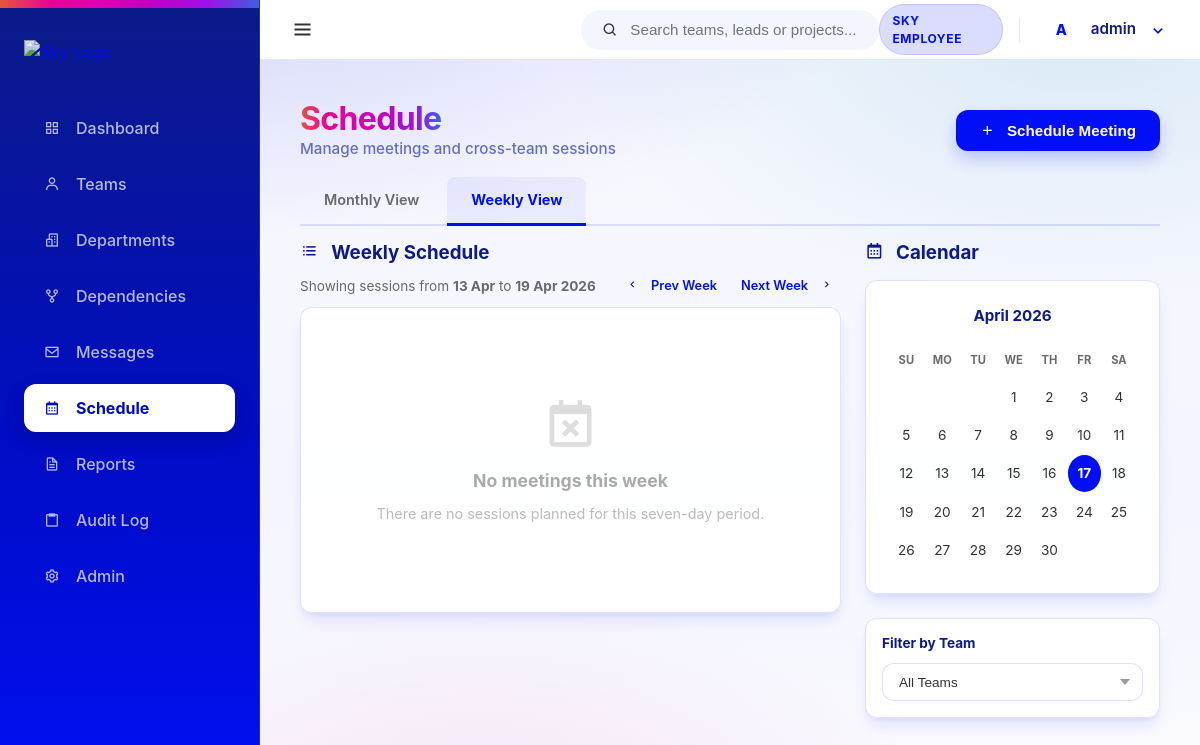
The page /schedule/weekly/ (signed in) on the database as committed earlier.
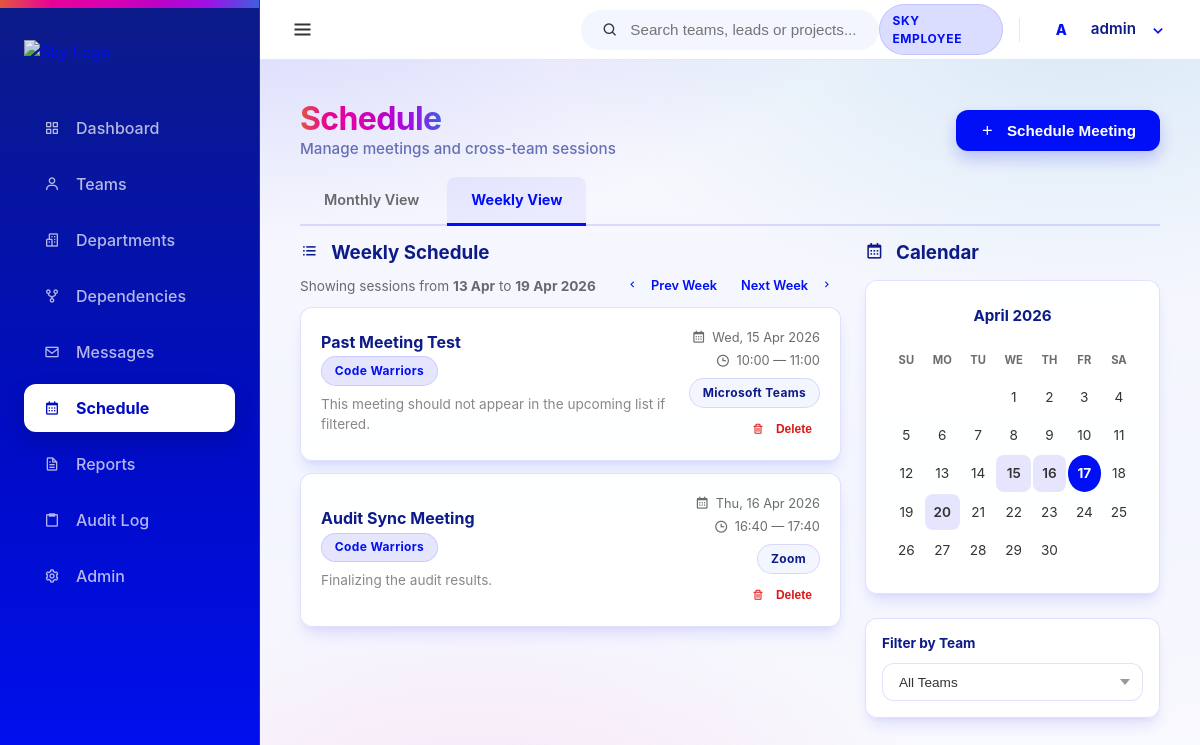
The same page on the database as committed later.
### core/models.py (models this page shows, shortened)
class User(AbstractUser):
    class Meta:
        verbose_name = 'User'
        verbose_name_plural = 'Users'

class Meeting(models.Model):
    meeting_id = models.AutoField(primary_key=True)
    created_by_user = models.ForeignKey(User, on_delete=models.CASCADE, related_name='created_meetings')
    team = models.ForeignKey(Team, on_delete=models.CASCADE, related_name='meetings')
    meeting_title = models.CharField(max_length=255)
    start_datetime = models.DateTimeField()
    end_datetime = models.DateTimeField()
    PLATFORM_CHOICES = [
        ('teams', 'Microsoft Teams'),
        ('zoom', 'Zoom'),
        ('google_meet', 'Google Meet'),
        ('in_person', 'In Person'),
    ]
    platform_type = models.CharField(max_length=20, choices=PLATFORM_CHOICES)
    meeting_link = models.URLField(blank=True)
    agenda_text = models.TextField()
    created_at = models.DateTimeField(auto_now_add=True)

class Team(models.Model):
    team_id = models.AutoField(primary_key=True)
    department = models.ForeignKey(Department, on_delete=models.CASCADE, related_name='teams')
    team_name = models.CharField(max_length=100)
    mission = models.TextField(blank=True) # High-Fi Requirement
    lead_email = models.EmailField(blank=True) # High-Fi Requirement
    team_leader_name = models.CharField(max_length=100, blank=True)
    work_stream = models.CharField(max_length=100)
    project_name = models.CharField(max_length=100)
    project_codebase = models.CharField(max_length=100)
    status = models.CharField(max_length=50, default='Active')
    tech_tags = models.TextField(blank=True, help_text="Comma separated tags")
    created_at = models.DateTimeField(auto_now_add=True)
    updated_at = models.DateTimeField(auto_now=True)
    def __str__(self):
        return self.team_name

### schedule/views.py (the view)
# urls.py: path('weekly/', views.schedule_weekly, name='weekly'),
@login_required
def schedule_weekly(request):
    try:
        week_offset = int(request.GET.get("week_offset", 0))
        today = timezone.now().date()
        start_of_week = today - timedelta(days=today.weekday()) + timedelta(weeks=week_offset)
        end_of_week = start_of_week + timedelta(days=6)
        meetings = Meeting.objects.filter(
            start_datetime__date__range=[start_of_week, end_of_week]
        ).select_related("team", "created_by_user").order_by("start_datetime")
        teams = Team.objects.all().order_by("team_name")
        form = MeetingForm()
        now = timezone.now()
        calendar_ctx = _build_calendar_context(now.year, now.month, Meeting.objects.filter(start_datetime__month=now.month))
        context = {
            "meetings": meetings,
            "teams": teams,
            "form": form,
            "active_view": "weekly",
            "start_of_week": start_of_week,
            "end_of_week": end_of_week,
            "week_offset": week_offset,
            "today": now,
        }
        context.update(calendar_ctx)
        return render(request, "schedule/calendar.html", context)
    except Exception as error:
        messages.error(request, f"Error loading weekly schedule: {error}")
        return redirect("schedule:calendar")

### templates/schedule/calendar.html (shortened to what this page needs)
{% extends 'base.html' %}
{% block content %}
<div class="flex-between mb-2 animate-slide-up">
    <div>
        <h1 class="spectrum-text" style="font-size: 2rem; letter-spacing: -0.02em;">Schedule</h1>
        <p style="color: var(--sky-header-blue); opacity: 0.6; font-weight: 500; font-size: 0.95rem;">Manage meetings and cross-team sessions</p>
    </div>
    <div class="flex gap-1">
        <button class="btn btn-primary" onclick="document.getElementById('meeting-form').style.display = document.getElementById('meeting-form').style.display === 'none' ? 'block' : 'none'">
            <i class='bx bx-plus'></i> Schedule Meeting
        </button>
    </div>
</div>
<div class="tabs mb-2 animate-slide-up" style="animation-delay: 0.1s;">
    <a href="{% url 'schedule:calendar' %}" class="tab-btn {% if not active_view or active_view == 'monthly' %}active{% endif %}" style="text-decoration: none;">Monthly View</a>
    <a href="{% url 'schedule:weekly' %}" class="tab-btn {% if active_view == 'weekly' %}active{% endif %}" style="text-decoration: none;">Weekly View</a>
</div>
<div class="grid-2-1 animate-slide-up" style="animation-delay: 0.15s;">
    <div>
        <h3 style="color: var(--sky-header-blue); margin-bottom: 0.5rem;">
            <i class='bx bx-list-ul' style="margin-right: 0.5rem;"></i>
            {% if active_view == 'weekly' %}Weekly Schedule{% else %}Upcoming Meetings{% endif %}
        </h3>
        {% if active_view == 'weekly' %}
        <div class="flex-between mb-1">
            <p style="font-size: 0.85rem; color: var(--muted-foreground);">
                Showing sessions from <strong>{{ start_of_week|date:"d M" }}</strong> to <strong>{{ end_of_week|date:"d M Y" }}</strong>
            </p>
            <div class="flex gap-1">
                <a href="?active_view=weekly&week_offset={{ week_offset|add:'-1' }}{% if selected_team %}&team_id={{ selected_team }}{% endif %}" class="btn btn-ghost" style="padding: 0.25rem 0.5rem; font-size: 0.8rem;">
                    <i class='bx bx-chevron-left'></i> Prev Week
                </a>
                <a href="?active_view=weekly&week_offset={{ week_offset|add:'1' }}{% if selected_team %}&team_id={{ selected_team }}{% endif %}" class="btn btn-ghost" style="padding: 0.25rem 0.5rem; font-size: 0.8rem;">
                    Next Week <i class='bx bx-chevron-right'></i>
                </a>
            </div>
        </div>
        {% endif %}
        {% if meetings %}
        <div style="display: flex; flex-direction: column; gap: 0.75rem;">
            {% for meeting in meetings %}
            <div class="card spell-tilt shadow-sm" style="padding: 1.25rem;">
                <div class="flex-between">
                    <div>
                        <h4 style="font-size: 1rem; color: var(--sky-header-blue);">{{ meeting.meeting_title }}</h4>
                        <p style="font-size: 0.8rem; color: var(--muted-foreground); margin-top: 0.25rem;">
                            <a href="{% url 'teams:team_detail' meeting.team.team_id %}" style="text-decoration: none;">
                                <span class="chip chip-department">{{ meeting.team.team_name }}</span>
                            </a>
                        </p>
                        {% if meeting.agenda_text %}
                        <p style="font-size: 0.85rem; color: #888; margin-top: 0.5rem;">{{ meeting.agenda_text|truncatewords:20 }}</p>
                        {% endif %}
                    </div>
                    <div style="text-align: right; flex-shrink: 0;">
                        <div style="font-size: 0.8rem; color: var(--muted-foreground); display: flex; align-items: center; gap: 0.4rem; justify-content: flex-end;">
                            <i class='bx bx-calendar' style="font-size: 0.9rem;"></i>
                            {{ meeting.start_datetime|date:"D, d M Y" }}
                        </div>
                        <div style="font-size: 0.8rem; color: var(--muted-foreground); display: flex; align-items: center; gap: 0.4rem; justify-content: flex-end; margin-top: 0.25rem;">
                            <i class='bx bx-time' style="font-size: 0.9rem;"></i>
                            {{ meeting.start_datetime|date:"H:i" }} — {{ meeting.end_datetime|date:"H:i" }}
                        </div>
                        <div style="margin-top: 0.5rem;">
                            <span class="chip chip-tech">{{ meeting.get_platform_type_display }}</span>
                        </div>
                        <form method="post" action="{% url 'schedule:delete' meeting.meeting_id %}" style="margin-top: 0.5rem;" onsubmit="return confirm('Delete this meeting?');">
                            <button type="submit" class="btn btn-ghost" style="color: var(--sky-negative); font-size: 0.75rem; padding: 0.25rem 0.5rem;">
                                <i class='bx bx-trash'></i> Delete
                            </button>
                        </form>
                    </div>
                </div>
            </div>
            {% endfor %}
        </div>
        {% else %}
        <div class="card">
            <div class="empty-state">
                <i class='bx bx-calendar-x'></i>
                <p class="empty-title">
                    {% if active_view == 'weekly' %}No meetings this week{% else %}No meetings scheduled{% endif %}
                </p>
                <p class="empty-desc">
                    {% if active_view == 'weekly' %}There are no sessions planned for this seven-day period.
                    {% else %}Click "Schedule Meeting" to create your first session.{% endif %}
                </p>
            </div>
        </div>
        {% endif %}
    </div>
    <div>
        <h3 style="color: var(--sky-header-blue); margin-bottom: 1rem;">
            <i class='bx bx-calendar' style="margin-right: 0.5rem;"></i> Calendar
        </h3>
        <div class="card spell-tilt spell-shine">
            <div style="text-align: center; font-size: 0.95rem; font-weight: 700; color: var(--sky-header-blue); margin-bottom: 1rem;">
                {{ month_name }}
            </div>
            <div class="calendar-grid">
                <div class="cal-header">Su</div>
                <div class="cal-header">Mo</div>
                <div class="cal-header">Tu</div>
                <div class="cal-header">We</div>
                <div class="cal-header">Th</div>
                <div class="cal-header">Fr</div>
                <div class="cal-header">Sa</div>
                {% for day in calendar_days %}
                <div class="cal-day {% if day.is_today %}is-today{% endif %} {% if day.has_event %}has-event{% endif %}">
                    {{ day.number }}
                </div>
                {% endfor %}
            </div>
        </div>
        <div class="card spell-tilt mt-2" style="padding: 1rem;">
            <h4 style="font-size: 0.85rem; color: var(--sky-header-blue); margin-bottom: 0.75rem;">Filter by Team</h4>
            <form method="get" action="{% if active_view == 'weekly' %}{% url 'schedule:weekly' %}{% else %}{% url 'schedule:calendar' %}{% endif %}">
                <select name="team_id" class="filter-select" style="width: 100%;" onchange="this.form.submit()">
                    <option value="">All Teams</option>
                </select>
            </form>
        </div>
    </div>
</div>
{% endblock %}

### templates/base.html (shortened to what this page needs)
{% load static %}
<!DOCTYPE html>
<html lang="en">
<head>
    <link rel="stylesheet" href="{% static 'css/sky-layout.css' %}">
    <link rel="stylesheet" href="{% static 'css/style.css' %}">
    <link href='https://unpkg.com/boxicons@2.1.4/css/boxicons.min.css' rel='stylesheet'>
</head>
<body>
    <div class="app-container">
        <nav class="sidebar">
            <div class="sidebar-header">
                <a href="{% url 'core:dashboard' %}" class="logo-link">
                    <img src="{% static 'images/Sky-spectrum-rgb.png' %}" alt="Sky Logo" class="sky-logo-img sidebar-logo">
                </a>
            </div>
            <ul class="nav-links">
                <li class="nav-item">
                    <a href="{% url 'core:dashboard' %}" class="nav-link {% if request.resolver_match.url_name == 'dashboard' %}active{% endif %}">
                        <i class='bx bx-grid-alt'></i> <span class="nav-label">Dashboard</span>
                    </a>
                </li>
                <li class="nav-item">
                    <a href="{% url 'teams:team_list' %}" class="nav-link {% if 'teams' in request.path %}active{% endif %}">
                        <i class='bx bx-user'></i> <span class="nav-label">Teams</span>
                    </a>
                </li>
                <li class="nav-item">
                    <a href="{% url 'organisation:org_chart' %}" class="nav-link {% if 'organisation' in request.path and 'dependencies' not in request.path %}active{% endif %}">
                        <i class='bx bx-buildings' ></i> <span class="nav-label">Departments</span>
                    </a>
                </li>
                <li class="nav-item">
                    <a href="{% url 'organisation:dependencies' %}" class="nav-link {% if 'dependencies' in request.path %}active{% endif %}">
                        <i class='bx bx-git-repo-forked' ></i> <span class="nav-label">Dependencies</span>
                    </a>
                </li>
                <li class="nav-item">
                    <a href="{% url 'messages_app:inbox' %}" class="nav-link {% if 'messages' in request.path %}active{% endif %}">
                        <i class='bx bx-envelope' ></i> <span class="nav-label">Messages</span>
                    </a>
                </li>
                <li class="nav-item">
                    <a href="{% url 'schedule:calendar' %}" class="nav-link {% if 'schedule' in request.path %}active{% endif %}">
                        <i class='bx bx-calendar' ></i> <span class="nav-label">Schedule</span>
                    </a>
                </li>
                <li class="nav-item">
                    <a href="{% url 'reports:reports_home' %}" class="nav-link {% if 'reports' in request.path %}active{% endif %}">
                        <i class='bx bx-file' ></i> <span class="nav-label">Reports</span>
                    </a>
                </li>
                <li class="nav-item">
                    <a href="{% url 'core:audit_log' %}" class="nav-link {% if 'audit' in request.path %}active{% endif %}">
                        <i class='bx bx-clipboard' ></i> <span class="nav-label">Audit Log</span>
                    </a>
                </li>
                {% if user.is_superuser %}
                <li class="nav-item">
                    <a href="/admin/" class="nav-link">
                        <i class='bx bx-cog' ></i> <span class="nav-label">Admin</span>
                    </a>
                </li>
                {% endif %}
            </ul>
            </nav>
        <div class="main-wrapper">
            <header class="top-navbar" style="display: flex; align-items: center; justify-content: space-between; height: 60px;">
                <div class="navbar-left">
                    <button id="sidebar-toggle" class="sidebar-toggle-btn" aria-label="Toggle Sidebar">
                        <i class='bx bx-menu'></i>
                    </button>
                </div>
                <div class="navbar-middle">
                    <div class="search-bar-container" id="global-search">
                        <div class="search-bar">
                            <i class='bx bx-search'></i>
                            <input type="text" placeholder="Search teams, leads or projects..." id="search-input">
                        </div>
                    </div>
                </div>
                <div class="navbar-right" style="display: flex; align-items: center; gap: 12px;">
                    <span class="badge badge-blue" style="vertical-align: middle; display: inline-flex; align-items: center;">SKY EMPLOYEE</span>
                    <div class="nav-user-dropdown" id="user-dropdown-container" style="display: flex; align-items: center;">
                        <div class="nav-avatar-trigger" id="user-dropdown-btn" style="display: flex; align-items: center;">
                            <div class="avatar-circle small">
                                {% if user.first_name %}{{ user.first_name|first|upper }}{% else %}{{ user.username|first|upper }}{% endif %}{% if user.last_name %}{{ user.last_name|first|upper }}{% endif %}
                            </div>
                            <span class="user-fullname">{{ user.get_full_name|default:user.username }}</span>
                            <i class='bx bx-chevron-down'></i>
                        </div>
                    </div>
                </div>
            </header>
            <main class="content-area animate-slide-up">
                {% block content %}{% endblock %}
            </main>
        </div>
    </div>
</body>
</html>

Rows that differ between the two databases and show on the page:
added Meeting: meeting_title "Past Meeting Test", team.team_name "Code Warriors", agenda_text "This meeting should not appear in the upcoming list if filtered.", start_datetime "Wed, 15 Apr 2026", start_datetime "10:00", end_datetime "11:00", platform_type "Microsoft Teams"
added Meeting: meeting_title "Audit Sync Meeting", team.team_name "Code Warriors", agenda_text "Finalizing the audit results.", start_datetime "Thu, 16 Apr 2026", start_datetime "16:40", end_datetime "17:40", platform_type "Zoom"
Other text that changed with them:
text no longer shown: "No meetings this week There are no sessions planned for this seven-day period."
